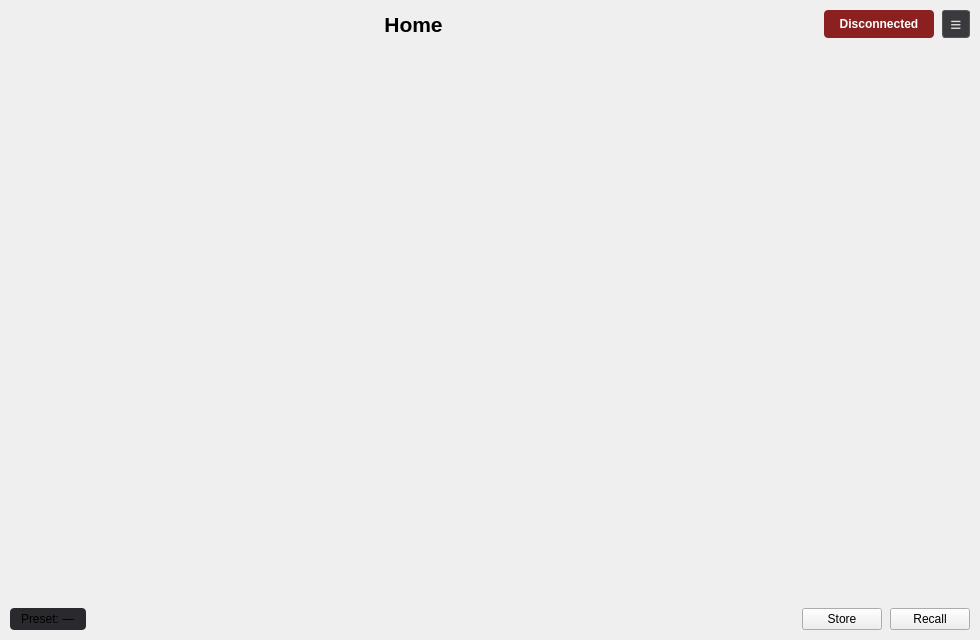
<?xml version="1.0" encoding="UTF-8"?>
<ui version="4.0">
 <class>Home</class>
 <widget class="QWidget" name="Home">
  <property name="geometry">
   <rect>
    <x>0</x>
    <y>0</y>
    <width>980</width>
    <height>640</height>
   </rect>
  </property>
  <property name="windowTitle">
   <string>Home</string>
  </property>
  <layout class="QVBoxLayout" name="rootLayout">
   <property name="leftMargin"><number>10</number></property>
   <property name="topMargin"><number>10</number></property>
   <property name="rightMargin"><number>10</number></property>
   <property name="bottomMargin"><number>10</number></property>
   <property name="spacing"><number>8</number></property>
   <item>
     <layout class="QHBoxLayout" name="headerLayout">
      <item>
       <spacer name="headerLeftSpacer">
        <property name="orientation"><enum>Qt::Horizontal</enum></property>
        <property name="sizeHint" stdset="0"><size><width>40</width><height>20</height></size></property>
       </spacer>
      </item>
      <item>
       <widget class="QLabel" name="titleLabel">
        <property name="text"><string>Home</string></property>
        <property name="alignment"><set>Qt::AlignCenter</set></property>
        <property name="styleSheet"><string notr="true">font-size: 16pt; font-weight: 600;</string></property>
       </widget>
      </item>
      <item>
       <spacer name="headerRightSpacer">
        <property name="orientation"><enum>Qt::Horizontal</enum></property>
        <property name="sizeHint" stdset="0"><size><width>40</width><height>20</height></size></property>
       </spacer>
      </item>
      <item>
       <widget class="QLabel" name="connectionLabel">
        <property name="text"><string>Disconnected</string></property>
        <property name="alignment"><set>Qt::AlignCenter</set></property>
        <property name="minimumSize"><size><width>110</width><height>28</height></size></property>
        <property name="styleSheet"><string notr="true">background-color: #8a2020; color: white; border-radius: 4px; padding: 4px 8px; font-weight: 600;</string></property>
       </widget>
      </item>
      <item>
       <widget class="QPushButton" name="menuButton">
        <property name="text"><string>≡</string></property>
        <property name="minimumSize"><size><width>28</width><height>28</height></size></property>
        <property name="maximumSize"><size><width>28</width><height>28</height></size></property>
        <property name="styleSheet"><string notr="true">QPushButton { border: 1px solid #55555a; border-radius: 3px; background-color: #3a3a3e; color: #dddddd; font-size: 14pt; } QPushButton:hover { background-color: #48484d; }</string></property>
       </widget>
      </item>
     </layout>
   </item>
   <item>
    <layout class="QHBoxLayout" name="centerLayout">
     <property name="spacing"><number>8</number></property>
     <item>
      <widget class="QWidget" name="inputsContainer" native="true">
       <layout class="QVBoxLayout" name="inputsLayout">
        <property name="leftMargin"><number>0</number></property>
        <property name="topMargin"><number>0</number></property>
        <property name="rightMargin"><number>0</number></property>
        <property name="bottomMargin"><number>0</number></property>
        <property name="spacing"><number>6</number></property>
       </layout>
      </widget>
     </item>
     <item>
       <widget class="RoutingMatrix" name="routingMatrix" native="true">
        <property name="minimumSize"><size><width>160</width><height>0</height></size></property>
        <property name="maximumSize"><size><width>240</width><height>16777215</height></size></property>
       </widget>
     </item>
     <item>
      <widget class="QWidget" name="outputsContainer" native="true">
       <layout class="QVBoxLayout" name="outputsLayout">
        <property name="leftMargin"><number>0</number></property>
        <property name="topMargin"><number>0</number></property>
        <property name="rightMargin"><number>0</number></property>
        <property name="bottomMargin"><number>0</number></property>
        <property name="spacing"><number>6</number></property>
       </layout>
      </widget>
     </item>
    </layout>
   </item>
   <item>
    <layout class="QHBoxLayout" name="footerLayout">
     <item>
      <widget class="QLabel" name="presetLabel">
       <property name="text"><string>Preset: —</string></property>
       <property name="styleSheet"><string notr="true">padding: 4px 8px; background-color: #2a2a2e; border-radius: 4px;</string></property>
      </widget>
     </item>
     <item>
      <spacer name="footerSpacer">
       <property name="orientation"><enum>Qt::Horizontal</enum></property>
       <property name="sizeHint" stdset="0"><size><width>40</width><height>20</height></size></property>
      </spacer>
     </item>
     <item>
      <widget class="QPushButton" name="storeButton">
       <property name="text"><string>Store</string></property>
      </widget>
     </item>
     <item>
      <widget class="QPushButton" name="recallButton">
       <property name="text"><string>Recall</string></property>
      </widget>
     </item>
    </layout>
   </item>
  </layout>
 </widget>
 <customwidgets>
  <customwidget>
   <class>RoutingMatrix</class>
   <extends>QWidget</extends>
   <header>minidspqt.widgets.routing_matrix</header>
   <container>0</container>
  </customwidget>
 </customwidgets>
 <resources/>
 <connections/>
</ui>
